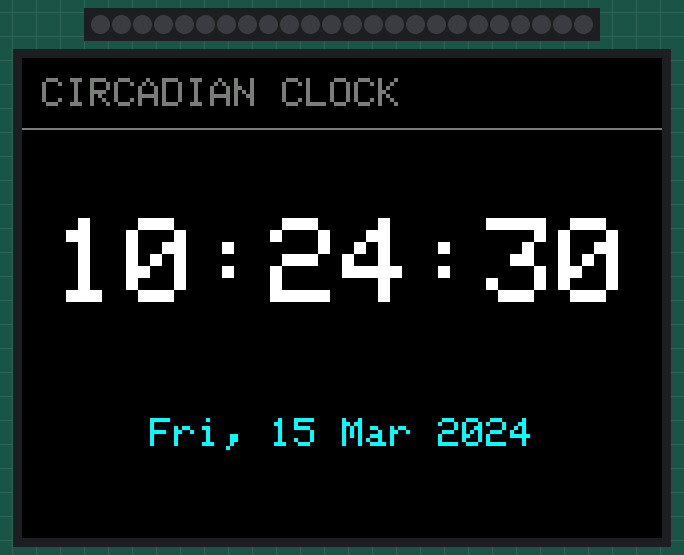
The sketch below on a simulated ESP32. Parts: 24 RGB LEDs in strip order, left to right, 320×240 colour display. Dim RGB values are drawn brighter than linear; the local clock reads 2024-03-15 10:24:30 at power-on unless the sketch sets it.

Above: at 0.49 s.
At 19.95 s:
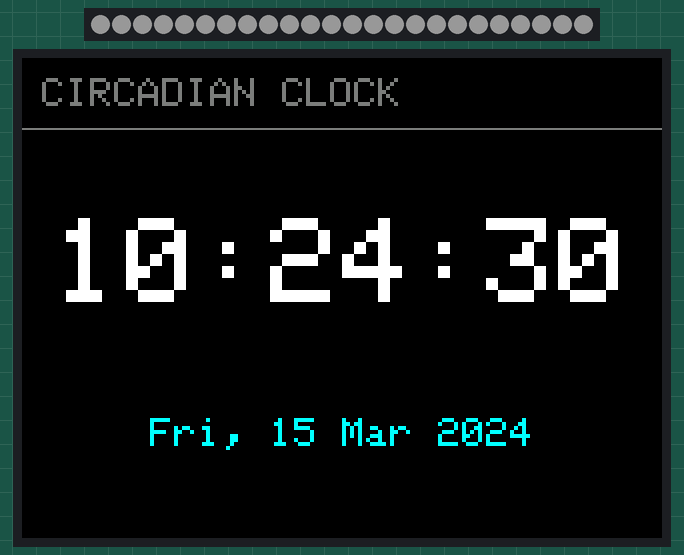
At 39.71 s:
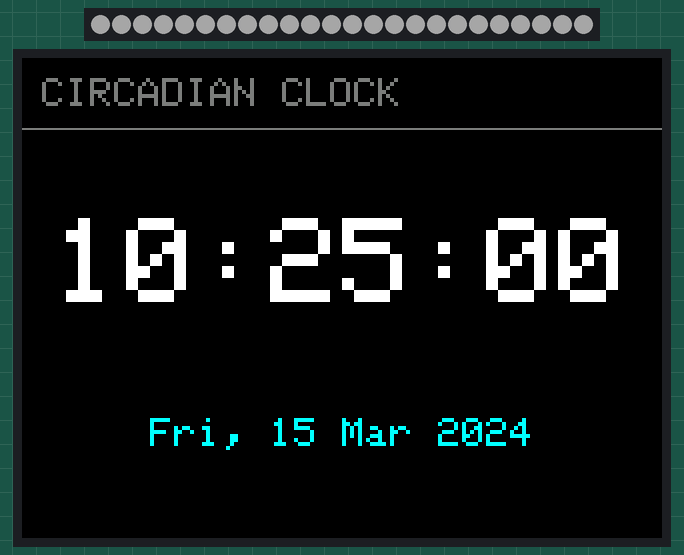

The sketch:

mainBuildV1.ino
```cpp
/*
Libraries that should be included:
Adafruit NeoPixel
RTClib by Adafruit
TFT_eSPI by Bodmer - requires User_Setup.h config

*/

/*
CONFIGURATIONS
Lights:
LIGHT = D2

RTC:


*/
#include <Adafruit_NeoPixel.h>
#include <RTClib.h>
#include <TFT_eSPI.h>
#include <SPI.h>


#define D0 44 //D0
#define D1 43 //D1
#define LIGHT 5 //D2
#define D3 6 //D3
#define D4 7 //D4
#define D5 8 //D5
#define D6 9 //D6
#define D7 10  //D7
#define D8 17 //D8
#define D9 18 //D9
#define D10 21 //D10 CS
#define D11 38 //D11 SDI(MOSI)
#define D12 47 //D12 (MISO)
#define D13 48 //D13 SCLK
#define Boot0 46 //Boot0
#define Boot1 0 //Boot1

#define A0 1 //A0
#define A1 2 //A1 RST
#define A2 3 //A2
#define A3 4 //A3
#define A4 11 //A4
#define A5 12 //A5
#define A6 13 //A6
#define A7 14 //A7


//neopixel config
#define NUMPIXELS 24 //number of LEDS

Adafruit_NeoPixel pixels(NUMPIXELS, LIGHT, NEO_GRB + NEO_KHZ800);

//RTC Config
RTC_DS3231 rtc;

// Display Config
//(ST7796S via TFT_eSPI)
// Pin assignments are set in TFT_eSPI User_Setup.h (documents,arduino,libraries,TFT,user_setup.h )
TFT_eSPI tft = TFT_eSPI();

//Time tracking
int lastMinute = -1; //tracks last drawn minute to avoid flickering


//SETUP
void setup() {
  Serial.begin(115200);

  // NeoPixel
  pixels.begin();
  pixels.clear();
  pixels.show();

  // RTC
  if (!rtc.begin()) {
    Serial.println("ERROR: DS3231 RTC not found. Check I2C wiring (SDA/SCL).");
    while (true) delay(1000); // Halt — no point continuing without time
  }

  if (rtc.lostPower()) {
    Serial.println("WARNING: RTC lost power — time is not set. Setting to compile time.");
    // Sets RTC to the time this sketch was compiled — good enough for first boot
    rtc.adjust(DateTime(F(__DATE__), F(__TIME__))); //first time boot will call this code
  }

  // --- Display ---
  tft.init();
  tft.setRotation(1);           // Landscape — change to 0, 2, or 3 if needed - might be upside down on preview
  tft.fillScreen(TFT_BLACK);
  tft.setTextColor(TFT_WHITE, TFT_BLACK); // Second arg = background, prevents ghosting

  drawClockFace(); // Draw static labels once
}


// =============================================
// LOOP
// =============================================
void loop() {

  // --- Update clock display once per minute ---
  DateTime now = rtc.now();
  if (now.minute() != lastMinute) {
    lastMinute = now.minute();
    drawTime(now);
  }

  // --- NeoPixel breathe ---
  pulseNeoPixel();
}


//DISPLAY Function
// Draws static parts of the clock face (only called once in setup)
void drawClockFace() {
  tft.fillScreen(TFT_BLACK);

  // Title label at top
  tft.setTextSize(2);
  tft.setTextColor(TFT_DARKGREY, TFT_BLACK);
  tft.setCursor(10, 10);
  tft.print("CIRCADIAN CLOCK");

  // Divider line
  tft.drawFastHLine(0, 35, tft.width(), TFT_DARKGREY);
}

// Draws the current time — called whenever the minute changes
void drawTime(DateTime now) {
  // Format: HH:MM:SS
  char timeStr[9]; // "HH:MM:SS\0"
  snprintf(timeStr, sizeof(timeStr), "%02d:%02d:%02d",
           now.hour(), now.minute(), now.second());

  // Format: Day, DD Mon YYYY
  char dateStr[20];
  const char* days[]   = {"Sun", "Mon", "Tue", "Wed", "Thu", "Fri", "Sat"};
  const char* months[] = {"Jan", "Feb", "Mar", "Apr", "May", "Jun",
                           "Jul", "Aug", "Sep", "Oct", "Nov", "Dec"};
  snprintf(dateStr, sizeof(dateStr), "%s, %02d %s %04d",
           days[now.dayOfTheWeek()],
           now.day(),
           months[now.month() - 1],
           now.year());

  // --- Draw time (large, centered) ---
  tft.setTextSize(6);  // Adjust size to taste — ST7796S is 320x480 or 320x320
  tft.setTextColor(TFT_WHITE, TFT_BLACK);
  int timeX = (tft.width() - (8 * 6 * 6)) / 2; // Rough center: 8 chars * font width * size
  tft.setCursor(timeX > 0 ? timeX : 10, 80);
  tft.print(timeStr);

  // --- Draw date (smaller, below time) ---
  tft.setTextSize(2);
  tft.setTextColor(TFT_CYAN, TFT_BLACK);
  int dateX = (tft.width() - (strlen(dateStr) * 6 * 2)) / 2;
  tft.setCursor(dateX > 0 ? dateX : 10, 180);
  tft.print(dateStr);
}


//LIGHT CODE  - Test, not actual code

void pulseNeoPixel() {
  // Pulse up: 0 to 127 over ~5 seconds
  for (int b = 0; b <= 127; b++) {
    for (int i = 0; i < NUMPIXELS; i++) {
      pixels.setPixelColor(i, pixels.Color(b, b, b));
    }
    pixels.show();
    delay(39);
  }

  // Pulse down: 127 to 0 over ~5 seconds
  for (int b = 127; b >= 0; b--) {
    for (int i = 0; i < NUMPIXELS; i++) {
      pixels.setPixelColor(i, pixels.Color(b, b, b));
    }
    pixels.show();
    delay(39);
  }
}
```
